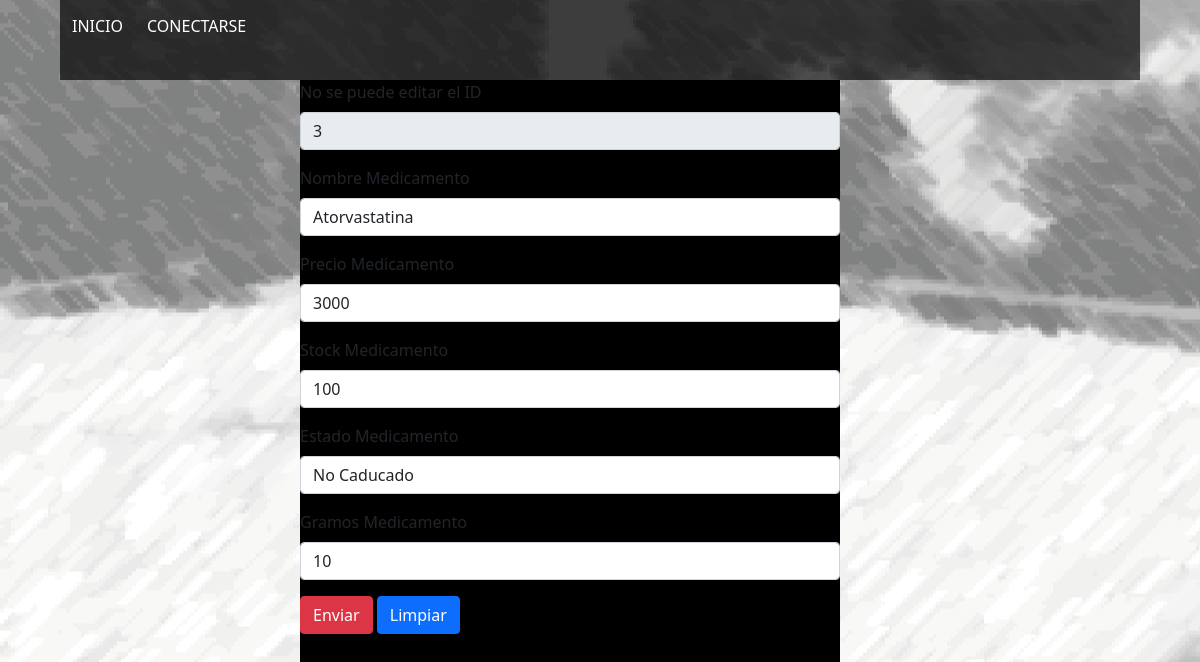
The page /form_mod_medicamento/3 on the database its author committed.
### CesfamApp/models.py (models this page shows, shortened)
class MEDICAMENTO(models.Model):
    id_medicamento = models.IntegerField(primary_key=True,verbose_name='Id de medicamento')
    nombre_medicamento = models.CharField(max_length=50,verbose_name='Nombre del medicamento')
    precio_medicamento = models.IntegerField(verbose_name='Precio del medicamento')
    stock_medicamento = models.IntegerField(verbose_name='Stock del medicamento')
    estado_medicamento = models.CharField(max_length=12,verbose_name='Estado del medicamento')
    gramos_medicamento = models.IntegerField(verbose_name='Gramos del medicamento')

### CesfamApp/views.py (the view, shortened to what this page needs)
# urls.py: path('form_mod_medicamento/<id>',form_mod_medicamento,name="form_mod_medicamento"),
def form_mod_medicamento(request, id):
    if request.method == 'GET':
        modMed = MEDICAMENTO.objects.get(id_medicamento=id)
        return render(request, "Forms/form_mod_medicamento.html", {"MEDICAMENTO": modMed})

### CesfamApp/templates/Forms/form_mod_medicamento.html (shortened to what this page needs)
{% load static %}
<!DOCTYPE html>
<html lang="es">
<head>
    <link rel="stylesheet" href="{% static 'css/bootstrap.css' %}">
    <link rel="stylesheet" href="{% static 'css/style.css' %}">
</head>
<body>
    <div id="div1">
        <nav class="navbar navbar-expand-lg navbar-light bg-light float-left">
            <div class="collapse navbar-collapse" id="navbarSupportedContent">
                <ul class="navbar-nav mr-auto">
                    <a href="{%url 'home'%}"><button class="btn btn-secondary algo" type="button" id="dropdownMenu2" aria-haspopup="true" aria-expanded="false">INICIO</button></a> {% if request.user.is_authenticated %}
                    <a href="{% url 'logout' %}"><button class="btn btn-secondary algo" type="button" id="dropdownMenu2" aria-haspopup="true" aria-expanded="false">SALIR</button></a>
                    <span class="badge red z-depth-1 mr-1"> {{ user }} </span>{% else %}
                    <a href="{% url 'login' %}"><button class="btn btn-secondary algo" type="button" id="dropdownMenu2" aria-haspopup="true" aria-expanded="false">CONECTARSE</button></a>{% endif %}
                </ul>
            </div>
        </nav>
    </div>
    {% load crispy_forms_tags %}
    <div id="divcontactos">
        <form method="post" action="form_mod_medicamento" id="formulario" method="POST">{% csrf_token %}
            <div class="mb-3">
                <label COLOR="white" for="IDmed" class="form-label">No se puede editar el ID</label>
                <input readonly type="number" class="form-control" value="{{MEDICAMENTO.id_medicamento}}" name="IDmed" id="IDmed" />
            </div>
            <div class="mb-3">
                <label for="NOMmed" class="form-label">Nombre Medicamento</label>
                <input type="text" class="form-control" value="{{MEDICAMENTO.nombre_medicamento}}" name="NOMmed" id="NOMmed" />
            </div>
            <div class="mb-3">
                <label for="PREmed" class="form-label">Precio Medicamento</label>
                <input type="number" class="form-control" value="{{MEDICAMENTO.precio_medicamento}}" name="PREmed" id="PREmed" />
            </div>
            <div class="mb-3">
                <label for="STOmed" class="form-label">Stock Medicamento</label>
                <input type="number" class="form-control" value="{{MEDICAMENTO.stock_medicamento}}" name="STOmed" id="STOmed" />
            </div>
            <div class="mb-3">
                <label for="ESTmed" class="form-label">Estado Medicamento</label>
                <input type="text" class="form-control" value="{{MEDICAMENTO.estado_medicamento}}" name="ESTmed" id="ESTmed" />
            </div>
            <div class="mb-3">
                <label for="GRMmed" class="form-label">Gramos Medicamento</label>
                <input type="number" class="form-control" value="{{MEDICAMENTO.gramos_medicamento}}" name="GRMmed" id="GRMmed" />
            </div>
            <input type="submit" class="btn btn-danger" id="enviar" value="Enviar">
            <input type="reset" class="btn btn-primary" id="limnpiar" value="Limpiar">
        </form>
    </div>
</body>
</html>

### CesfamApp/static/css/style.css (style rules this page uses)
body { background-image: url(../img/fondo_taller-06.png); background-position: center center; }
#div1 { position: absolute; height: 10%; left: 5%; width: 90%; top: 0%; background-color: #000000ad; z-index: 9999; }
.navbar { color: #000000b2; background-color: transparent !important; }
.algo { background-color: transparent !important; border: none; background-size: 95%; background-repeat: no-repeat; background-position: center; color: white !important; }
#divcontactos { position: absolute; background-color: #000000; height: 90%; left: 25%; width: 45%; top: 10%; }

### rows shown on the page
MEDICAMENTO: IDmed "3", NOMmed "Atorvastatina", PREmed "3000", STOmed "100", ESTmed "No Caducado", GRMmed "10"
